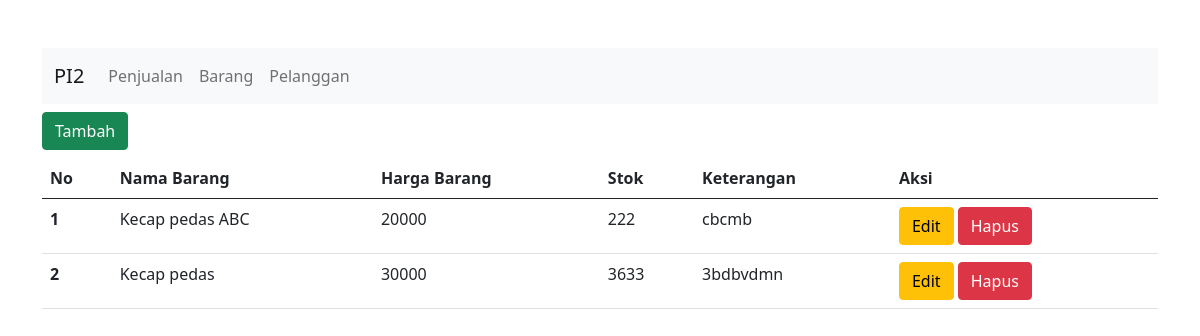
The page / on the database its author committed.
### tables this page shows
CREATE TABLE `barang` (
  `barang_id` int(11) NOT NULL,
  `nama_barang` varchar(100) NOT NULL,
  `harga_barang` int(15) NOT NULL,
  `stok` int(11) NOT NULL,
  `keterangan` text NOT NULL
);

### application/controllers/Barang.php (called while the page is built, shortened)
<?php
class Barang extends CI_Controller
{
	public function __construct()
	{
		$this->load->helper('url');
		$this->load->model('BarangModel');
	}
	public function index()
	{
		$data['allbarang'] = $this->BarangModel->get_all_data_barang();
		$data['title'] = "Daftar Barang";
		$this->load->view('templates/header',$data);
		$this->load->view('barang/index', $data);
		$this->load->view('templates/footer');
	}
}

### index.php (called while the page is built, shortened)
<?php
require_once BASEPATH.'core/CodeIgniter.php';

### application/models/BarangModel.php (called while the page is built, shortened)
<?php
class BarangModel extends CI_Model {
    public function get_all_data_barang()
    {
            $query = "SELECT * FROM barang";
            return $this->db->query($query)->result_array();
    }
}

### application/views/barang/index.php (the view)
<div class="row mt-2">
    <div class="col-3">
      <a href="<?= base_url('barang/create') ?>" class="btn btn-success">Tambah</a>
    </div>
  </div>
  <table class="table mt-2">
    <thead>
      <tr>
        <th scope="col">No</th>
        <th scope="col">Nama Barang</th>
        <th scope="col">Harga Barang</th>
        <th scope="col">Stok</th>
        <th scope="col">Keterangan</th>
        <th scope="col">Aksi</th>
      </tr>
    </thead>
    <tbody>
      <?php
      foreach ($allbarang as $no => $ab) {
      ?>
        <tr>
          <th scope="row"><?= $no + 1 ?></th>
          <td><?= $ab['nama_barang']; ?></td>
          <td><?= $ab['harga_barang']; ?></td>
          <td><?= $ab['stok']; ?></td>
          <td><?= $ab['keterangan']; ?></td>
          <td>
            <a href="<?= base_url('barang/edit/' . $ab['barang_id']) ?>" class="btn btn-warning">Edit</a>
            <a href="<?= base_url('barang/hapus/' . $ab['barang_id']) ?>" class="btn btn-danger">Hapus</a>
          </td>
        </tr>
      <?php } ?>
    </tbody>
  </table>

### rows shown on the page
barang: nama_barang "Kecap pedas ABC", harga_barang "20000", stok "222", keterangan "cbcmb"
barang: nama_barang "Kecap pedas", harga_barang "30000", stok "3633", keterangan "3bdbvdmn"
